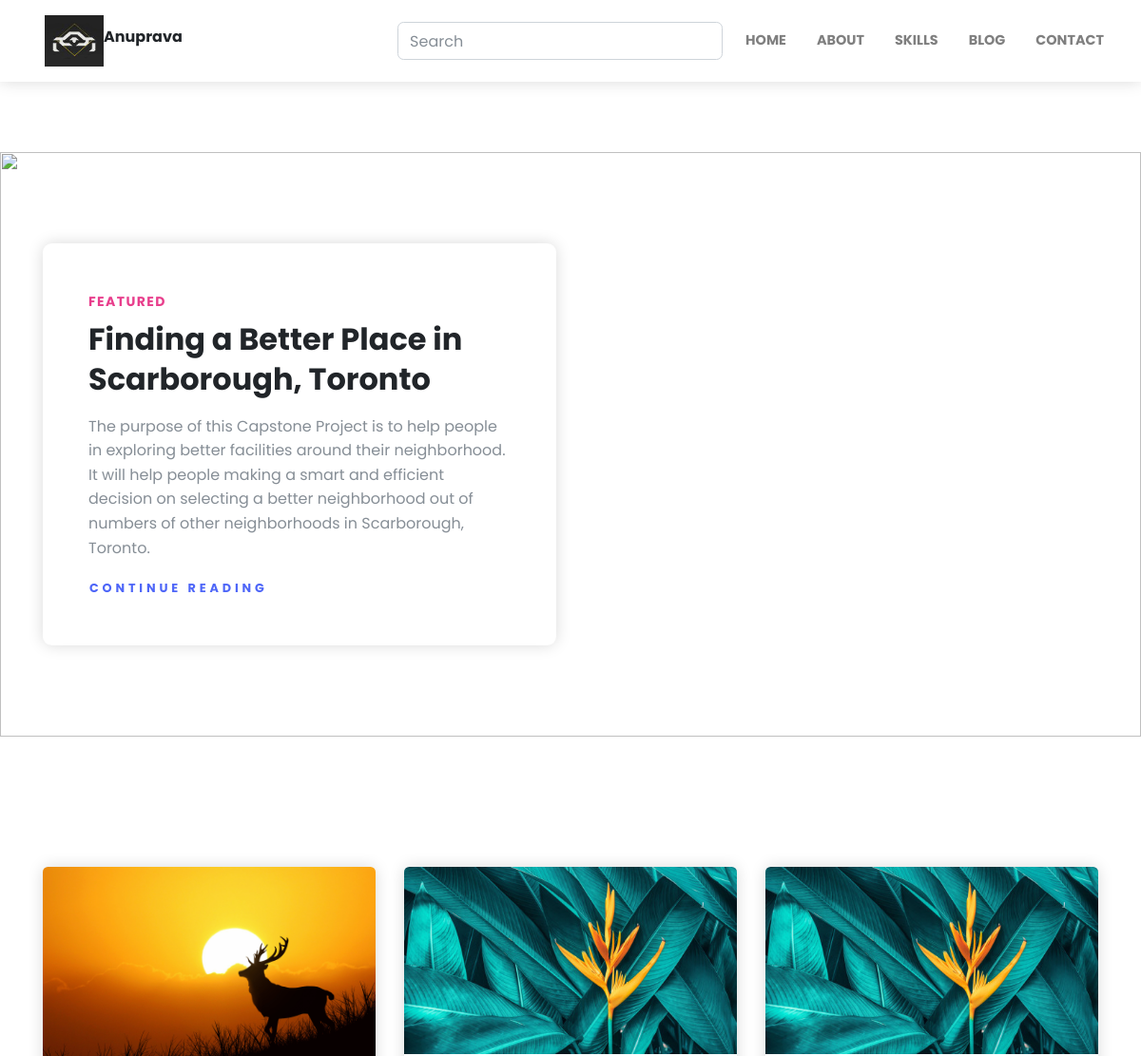
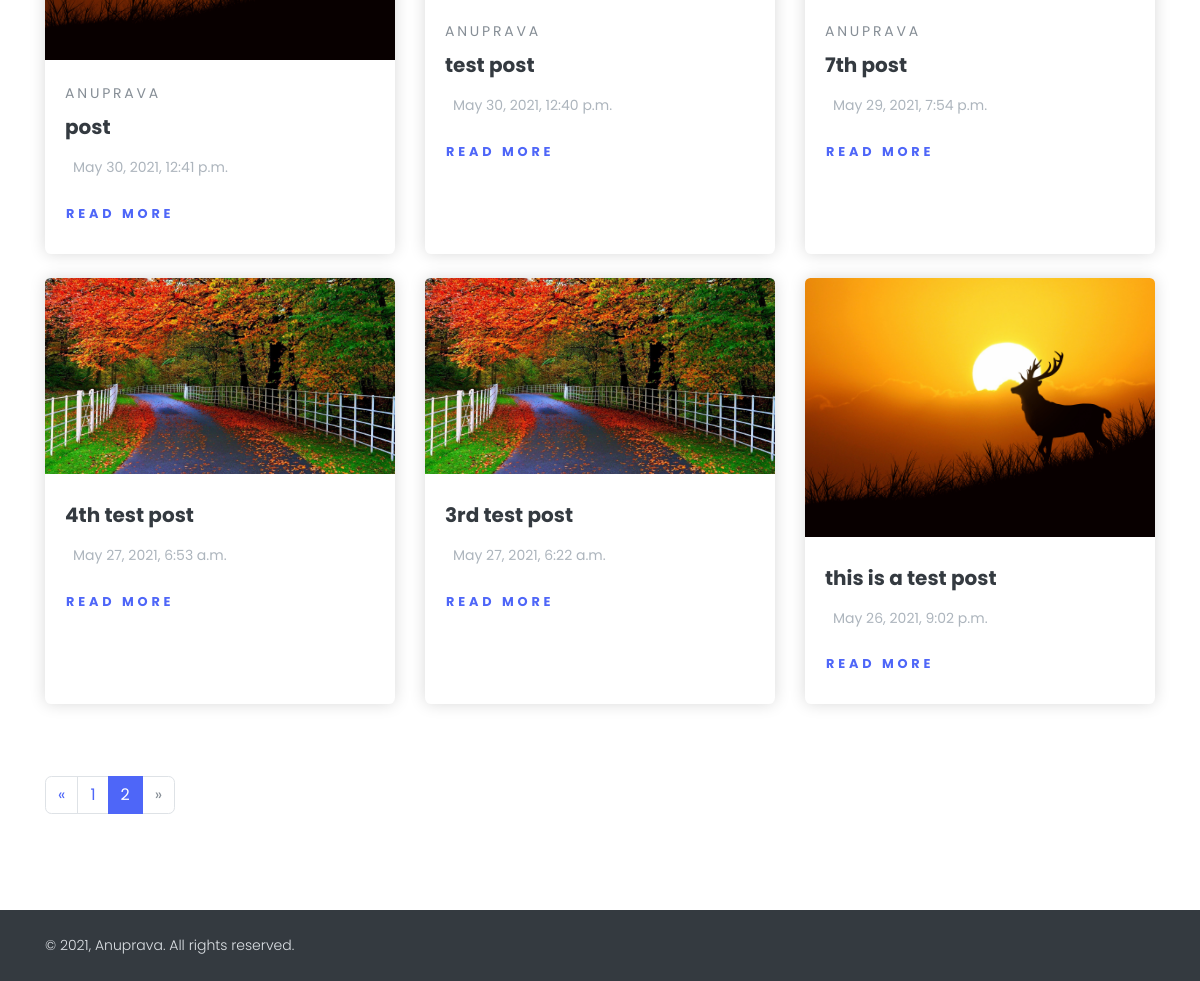
/blog.html?page=2, run on the app's committed database (2 pictures, top to bottom).
### home/models.py (models this page shows, shortened)
class BlogModel(models.Model):
    STATUS_CHOICES = (
    ('draft', 'Draft'),
    ('published', 'Published'),
    )
    title = models.CharField(max_length=1000)
    content = FroalaField()
    slug = models.SlugField(max_length=1000 , null=True , blank=True)
    user = models.ForeignKey(User, blank=True , null=True , on_delete=models.CASCADE)
    image = models.ImageField(upload_to='blog')
    created_at = models.DateTimeField(auto_now_add=True)
    upload_to = models.DateTimeField(auto_now=True)
    status = models.CharField(max_length=10,choices=STATUS_CHOICES,default='draft')
    class Meta:
        ordering = ['-created_at']
    objects = models.Manager() # The default manager.
    published = PublishedManager() # Our custom manager.

### home/views.py (the view)
# urls.py: path('blog.html', views.blog, name='blog'),
def blog(request):
    post_list = BlogModel.objects.all().order_by('-created_at')
    paginator = Paginator(post_list, 6)
    page = request.GET.get('page')
    try:
        posts = paginator.page(page)
    except PageNotAnInteger:
        posts = paginator.page(1)
    except EmptyPage:
        posts = paginator.page(paginator.num_pages)
    query = request.GET.get("q")
    if query:
        posts=BlogModel.objects.filter(Q(title__icontains=query)).distinct()
    return render(request , 'blogi.html', {'blogs': posts, page:'pages'})

### templates/blogi.html (shortened to what this page needs)
{% extends "base.html" %}
{% block start %}
<section class="position-relative py-6">
    <img class="bg-image" src="https://images.pexels.com/photos/1761279/pexels-photo-1761279.jpeg?auto=compress&cs=tinysrgb&dpr=2&h=650&w=940" alt="">
    <div class="container">
      <div class="row">
        <div class="col-lg-6">
          <div class="bg-white rounded-lg shadow p-5"><strong class="text-uppercase text-secondary d-inline-block mb-2 text-sm">Featured</strong>
            <h2 class="mb-3">Finding a Better Place in Scarborough, Toronto</h2>
            <p class="text-muted">The purpose of this Capstone Project is to help people in exploring better facilities around their neighborhood. It will help people making a smart and efficient decision on selecting a better neighborhood out of numbers of other neighborhoods in Scarborough, Toronto.</p><a class="btn btn-link p-0" href="/blog-detail/applied-data-science-capstone-project-finding-a-better-place-in-scarborough-toronto">Continue reading </a>
          </div>
        </div>
      </div>
    </div>
  </section>
  <section class="py-6">
    <br>
    <div class="container">
      <div class="row mb-5">
        {% for blog in blogs %}
        <div class="col-lg-4 col-sm-6 mb-4 hover-animate">
          <div class="card shadow border-0 h-100">
            <a href="{% url 'blog_detail' blog.slug %}">
              <img class="img-fluid card-img-top" src="/media/{{blog.image}}" alt="..."/></a>
            <div class="card-body"><a class="text-uppercase text-muted text-sm letter-spacing-2" href="#">
              {{blog.user.username}} </a>
              <h5 class="my-2"><a class="text-dark" href="{% url 'blog_detail' blog.slug %}">
               {{blog.title}}          </a></h5>
              <p class="text-gray-500 text-sm my-3">
                {{blog.created_at}}</p>
              <a class="btn btn-link pl-0"href="{% url 'blog_detail' blog.slug %}">Read more</a>
            </div>
          </div>
        </div>
        {% endfor %}
      </div>
      {% include "pagination.html" with page=blogs %}
    </div>
  </section>
  {% endblock %}

### data on the page
BlogModel: image (picture), user.username "ANUPRAVA", title "post", created_at "May 30, 2021, 12:41 p.m."
BlogModel: image (picture), user.username "ANUPRAVA", title "test post", created_at "May 30, 2021, 12:40 p.m."
BlogModel: image (picture), user.username "ANUPRAVA", title "7th post", created_at "May 29, 2021, 7:54 p.m."
BlogModel: image (picture), title "4th test post", created_at "May 27, 2021, 6:53 a.m."
BlogModel: image (picture), title "3rd test post", created_at "May 27, 2021, 6:22 a.m."
BlogModel: image (picture), title "this is a test post", created_at "May 26, 2021, 9:02 p.m."

### other printed values
{{ i }} "1"
{{ i }} "2"
